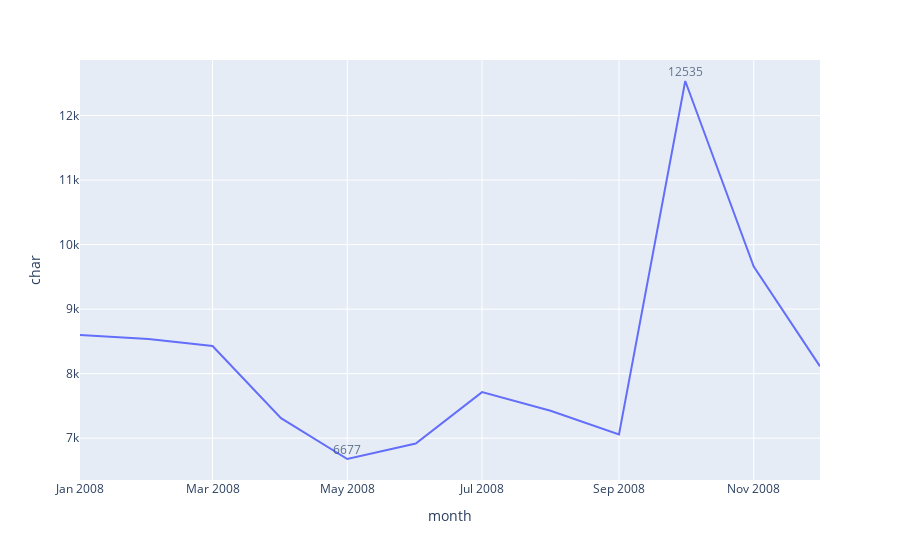

Write notebook code for a chart like this one.
### Code cell
fig = px.line(mau, x='month', y='char')
fig.add_annotation(showarrow=False,
                   align = 'right',
                   x=mau.month[mau.max(axis = 1).idxmax()],
                   y=mau.max().char,
                   text=str(mau.max().char),
                   yshift=10,
                   opacity=0.7)
fig.add_annotation(showarrow=False,
                   align = 'right',
                   x=mau.month[mau.min(axis = 1).idxmin()],
                   y=mau.min().char,
                   text=str(mau.min().char),
                   yshift=10,
                   opacity=0.7)
fig.show()
fig.write_image("img/mau.png")

### Figure 1 — Plotly figure (JSON) as saved in the notebook; plotly's stock layout.template omitted (floating-point values rounded to 4 significant figures)
{"data": [{"hovertemplate": "month=%{x}<br>char=%{y}<extra></extra>", "legendgroup": "", "line": {"color": "#636efa", "dash": "solid"}, "marker": {"symbol": "circle"}, "mode": "lines", "name": "", "orientation": "v", "showlegend": false, "type": "scatter", "x": ["2008-01-01T00:00:00", "2008-02-01T00:00:00", "2008-03-01T00:00:00", "2008-04-01T00:00:00", "2008-05-01T00:00:00", "2008-06-01T00:00:00", "2008-07-01T00:00:00", "2008-08-01T00:00:00", "2008-09-01T00:00:00", "2008-10-01T00:00:00", "2008-11-01T00:00:00", "2008-12-01T00:00:00"], "xaxis": "x", "y": [8600, 8535, 8429, 7310, 6677, 6918, 7714, 7425, 7056, 12535, 9660, 8113], "yaxis": "y"}], "layout": {"annotations": [{"align": "right", "opacity": 0.7, "showarrow": false, "text": "12535", "x": "2008-10-01T00:00:00", "y": 12535, "yshift": 10}, {"align": "right", "opacity": 0.7, "showarrow": false, "text": "6677", "x": "2008-05-01T00:00:00", "y": 6677, "yshift": 10}], "autosize": true, "legend": {"tracegroupgap": 0}, "margin": {"t": 60}, "xaxis": {"anchor": "y", "autorange": true, "domain": [0, 1], "range": ["2008-01-01", "2008-12-01"], "title": {"text": "month"}, "type": "date"}, "yaxis": {"anchor": "x", "autorange": true, "domain": [0, 1], "range": [6337.0, 13140.0], "title": {"text": "char"}, "type": "linear"}}}
